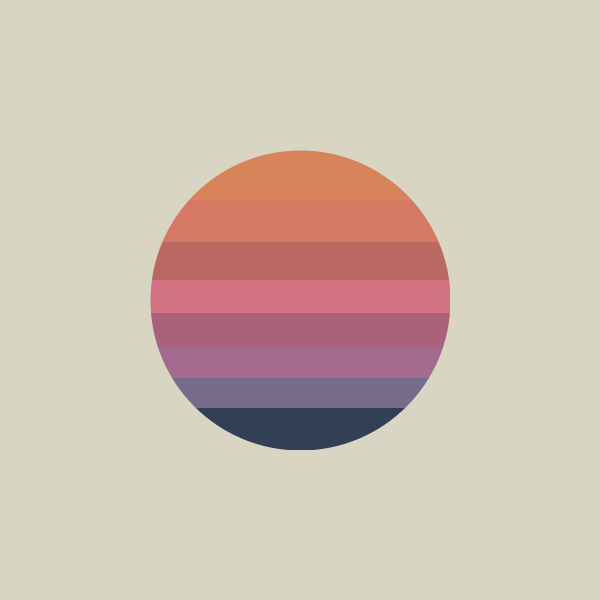
Frame 1 (no input)
Frame 60 (the mouse pressed at the canvas centre just before this capture): identical to frame 1, image omitted
Frame 120 (the mouse held since frame 60 and released just before this capture): identical to frame 1, image omitted

The Processing sketch that drew this single still picture (run headless with seeded random() and noise(); from frame 60 on, the mouse is pressed at the canvas centre):

// Processing sketch: sketch_Album
// ── sketch_Album.pde
void setup(){
size (600,600); 
background (216,214,195);

}
void draw(){
  
noStroke();
fill(51,63,86);
rect (150,150,300,300);

fill(118,108,137);
rect (150,150,300,258);

fill(165,107,142);
rect (150,150,300,228);

fill(170,97,124);
rect (150,150,300,198);

fill(211,114,130);
rect (150,150,300,163);

fill(186,105,98);
rect (150,150,300,130);

fill(214,121,100);
rect (150,150,300,92);

fill(216,132,91);
rect (150,150,300,50);

stroke(216,214,195);
noFill();
strokeWeight(200);
ellipse(300,300,500,500);
  
}
